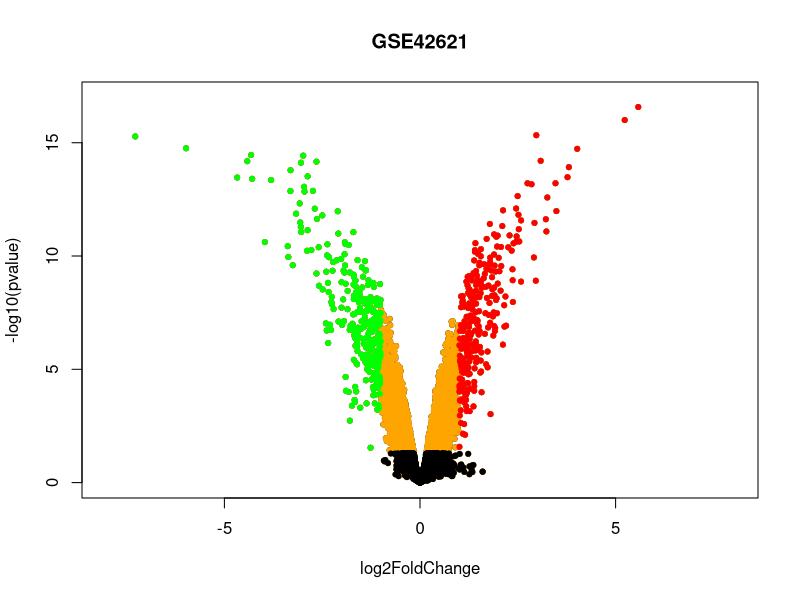

This chart was generated by the following R code:
#creating a volcano plot for the genes obatined from microarray data analysis 
#data used: GEO Accession: GSE42621
#read file
res <- read.table("rvol.txt", header=TRUE)
head(res)

png("volcano-plot.png")

# Make a basic volcano plot
with(res, plot(log2FoldChange, -log10(pvalue), pch=20, main="GSE42621", xlim=c(-8,8), ylim=c(0,17)))

# Add colored points
# All genes greater than 0 fold
with(subset(res, abs(log2FoldChange)>0), points(log2FoldChange, -log10(pvalue), pch=20, col="orange"))

# All genes greater than .05 pvalue not significant
with(subset(res, pvalue>.05 ), points(log2FoldChange, -log10(pvalue), pch=20, col="black"))

#All gene less than log2fc and less than .05 pvalue are under expressed (green)
with(subset(res, pvalue<.05 & log2FoldChange< -1), points(log2FoldChange, -log10(pvalue), pch=20, col="green"))

#All gene greater than log2fc and less than .05 pvalue are over expressed (red)
with(subset(res, pvalue<.05 & log2FoldChange>1), points(log2FoldChange, -log10(pvalue), pch=20, col="red"))

dev.off()